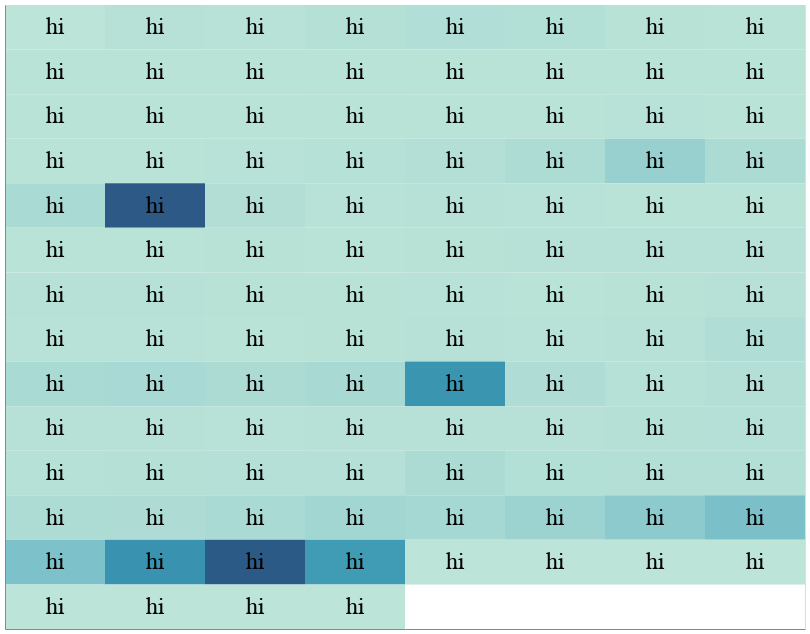

The notebook cell this image was saved under:
### Code cell
import altair as alt
import pandas as pd


def attn_viz(prompt_tokens, generated_sequence_tokens, generated_token_avg_attns, width, scale):
    """
    prompt_tokens should be the Tensor of token IDs from the prompt, 1 x (prompt len)
    generated_sequence should be the raw sequence from huggingface .generate(), including both prompt and generated tokens.
    generated_token_avg_attns should be a sequence with len(generated tokens), where each element is a sequence with len(tokens through generated token, including prompt)
    """
    df = _prepare_attn_df(prompt_tokens, generated_sequence_tokens,
                          generated_token_avg_attns)
    _show_attn_chart(df, width, scale)


def _printable_token_text(token):
    return tokenizer.decode(token).replace('\n', '\\n')


def _prepare_attn_df(prompt_tokens, generated_sequence_tokens, generated_token_avg_attns):
    df = pd.DataFrame({'token_id': generated_sequence_tokens, 'token_text': map(
        _printable_token_text, generated_sequence_tokens)})

    attn_from_cols = [f'token_attn_from_{i}' for i in range(
        len(generated_sequence_tokens))]
    df = df.reindex(columns=['token_id', 'token_text'] +
                    attn_from_cols, fill_value=0.0)
    df['token_idx'] = df.index

    # Generated tokens give attention to preceding tokens
    # TODO: Make this more efficient, maybe with an entire matrix instead of setting each vector?
    for token_idx, generated_token_avg_attn in enumerate(generated_token_avg_attns):
        # inspect_shape('generated_token_avg_attn', generated_token_avg_attn)
        # print('prompt tokens shape', prompt_tokens.shape)
        absolute_token_idx = prompt_tokens.shape[1] + token_idx
        df.loc[:len(generated_token_avg_attn) - 1,
               f'token_attn_from_{absolute_token_idx}'] = list(generated_token_avg_attn)
    # display(df)
    return df


def _show_attn_chart(df, width, scale):
    """
    df should have columns:
      token_idx: absolute index of token within sequence, including prompt tokens
      token_id: int representation of token
      token_text: string representation of token
      token_attn_from_{i}: float representing the attention placed on this token by the token with index i in the sequence
    width in pixels, of total visualization
    scale in float, 1.0 is normal scale (48px x 24px boxes)
    """

    chart_df = df.copy()

    # Add x and y information to the tokens based on the calculated number of tokens that can fit the given width
    tokens_w = width // (scale * 48)
    chart_df['x'] = chart_df['token_idx'].apply(lambda idx: idx % tokens_w)
    chart_df['y'] = chart_df['token_idx'].apply(lambda idx: idx // tokens_w)

    # display(chart_df)

    point_mouseover = alt.selection_point(on='mouseover')

    base = alt.Chart(chart_df).encode(
        x=alt.X('x:N').title('').axis(labels=False, ticks=False),
        y=alt.Y('y:N').title('').axis(labels=False, ticks=False)
    ).properties(
        width=width,
        # Number of columns times height of each box
        height=(len(df.index) // tokens_w) * (scale * 24)
    ).add_params(
        point_mouseover
    )

    highlight = base.mark_rect().encode(
        color=alt.Color('token_attn_from_100:Q').scale(
            scheme='tealblues').legend(None)
    )

    text = base.mark_text(baseline='middle', fontSize=(scale * 10)).encode(
        text=alt.condition(point_mouseover, alt.value('hi'), 'token_text:N')
    )

    display(highlight + text)


def average_token_attn(token_attn):
    # TODO: Make this more efficient using torch tensor operations instead of splitting lists
    layer_avg_attns = []
    for layer_idx, layer_attn in enumerate(token_attn):
        # print('layer_idx', layer_idx)
        # Take mean across model's attention heads
        layer_avg_attn = layer_attn.squeeze(0).mean(dim=0)
        # inspect_shape('layer_avg_attn', layer_avg_attn)
        layer_avg_attn_cleaned = torch.concat([
            torch.tensor([0.]),  # First entry is null attention, set it to 0
            # Remove all tokens except the most recent (since the first token generated has entire prompts' worth of attention generated) and remove the first entry
            layer_avg_attn[-1][1:],
            torch.tensor([0.]),  # Add a 0 for the current token itself
        ])
        # inspect_shape('layer_avg_attn_cleaned', layer_avg_attn_cleaned)
        layer_avg_attn_normalized = layer_avg_attn_cleaned / layer_avg_attn_cleaned.sum()
        # inspect_shape('layer_avg_attn_normalized', layer_avg_attn_normalized)
        layer_avg_attns.append(layer_avg_attn_normalized)
    # inspect_shape('layer_avg_attns', layer_attn)
    return torch.stack(layer_avg_attns).mean(dim=0)


def generate_and_attn(prompt):
    prompt_tokens = tokenizer.encode(prompt, return_tensors='pt')
    # inspect_shape('tokens', prompt_tokens)

    outputs = model.generate(prompt_tokens, max_new_tokens=48,
                             output_attentions=True, return_dict_in_generate=True, pad_token_id=tokenizer.eos_token_id)
    # inspect_shape('outputs', outputs)
    # token_avg_attn = average_token_attn(outputs.attentions[1])
    # inspect_shape('token_avg_attn', token_avg_attn)
    # print(token_avg_attn)
    # for token in outputs.sequences[0]:
    #     print(token, tokenizer.decode(token), end=', ')
    generated_token_avg_attns = list(map(
        average_token_attn, outputs.attentions))
    # inspect_shape('generated_token_avg_attns', generated_token_avg_attns)

    # inspect_shape('outputs.sequences[0]', outputs.sequences[0])
    attn_viz(prompt_tokens,
             outputs.sequences[0], generated_token_avg_attns, 800, 2.0)


PROMPT = """
The 2008 Summer Olympics torch relay was run from March 24 until August 8, 2008, prior to the 2008 Summer Olympics, with the theme of "one world, one dream". The torch relay took place over 45km with 18 total runners.

Q: What was the theme?
A:
""".strip()

generate_and_attn(PROMPT)
